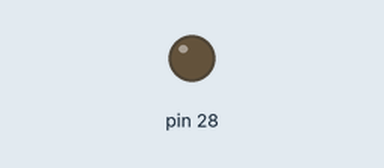
A sketch run on a simulated Teensy 4. Shown: output pins drawn as LEDs (lit = HIGH).

Above: at 0.15 s.
Timing chart, 0 to 0.3 s (numbered marks = the images above):
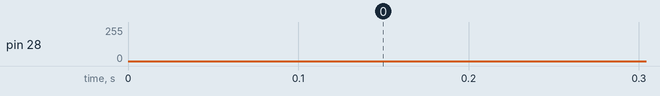

The sketch:

Math104MultFreqTest.ino
```cpp
// Simple DAC sine wave test on Teensy 3.1

float phase = 0.0;
float twopi = 3.14159 * 2;
elapsedMicros usec = 0;
elapsedMillis msec = 0;


float freqList[] = {440.0, 554.0, 659.0};
float freqMags[] = {1.0, 1.0, 1.0};

int i = 0;

const int noteLength = 200;

float angularMom = twopi / (1000000.0);

void setup() {
  analogWriteResolution(12);
  usec = 0;
}

void loop() {

  float val = (sin(freqList[0] * angularMom * usec) + sin(2* freqList[0] * angularMom * usec) + + sin(freqList[1] * angularMom * usec) + sin(freqList[2] * angularMom * usec)) / 2.0 * 512.0 + 2048.0;
  analogWrite(A14, (int)val);

  /*if (msec > noteLength) {
    msec = msec - noteLength;

    i++;

    if (i > 7) {
      i = 0;
    }

    angularMom = freqList[i] * twopi / (1000000.0);
  }*/
}
```
